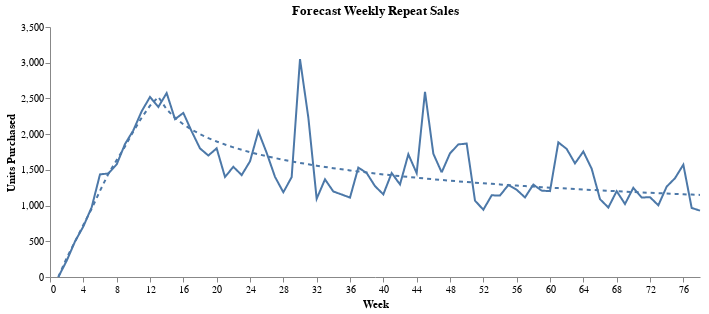

Notebook code cell kept with this figure:
### Code cell
full_weeks = np.arange(78) + 1
week_1_triers = np.zeros(78)
week_1_triers[0] = (alpha_T + beta_T - 1)/(alpha_T - 1) # expected number of units purchased in the trial week    
week_1_triers[1:] = gamma * (full_weeks[1:] - 1)**delta * beta_R / (alpha_R - 1) # expected repeat sales, number of units purchased w−i weeks after trial

rows = full_weeks.shape[0]
cols = trial_weeks.shape[0]

mean_weekly_unit_purchases = np.zeros((rows, cols))

row_indices = np.arange(rows)[:, None]
col_indices = np.arange(cols)[None, :]
lag_mask = row_indices >= col_indices

mean_weekly_unit_purchases[lag_mask] = week_1_triers[(row_indices - col_indices)[lag_mask]]
e_weekly_sales = np.sum(incr_triers * mean_weekly_unit_purchases, axis=1)

e_trial_sales = np.zeros((full_weeks.shape[0]))
e_trial_sales[:trial_weeks.shape[0]] = mean_weekly_unit_purchases.diagonal() * incr_triers
e_repeat_sales = e_weekly_sales - e_trial_sales

e_repeat_sales_df = pl.DataFrame({'Week': full_weeks,
                                  'Repeat Sales': e_repeat_sales})

forecasted_chart = (
    ChartTemp(e_repeat_sales_df)
    .line_encode(y_col='Repeat Sales', y_title='Units Purchased', x_range=78, dash=[4,4])
)

actual_chart = (
    ChartTemp(weekly_repeat_df.collect())
    .line_encode(y_col='Repeat Sales', y_title='Units Purchased', x_range=78)
)

chart = forecasted_chart + actual_chart

layered_line_prop(chart, 'Forecast Weekly Repeat Sales')

### Figure 1 — Vega-Lite specification as saved in the notebook (floating-point values rounded to 4 significant figures)
{"$schema": "https://vega.github.io/schema/vega-lite/v5.20.1.json", "config": {"axisX": {"grid": false}, "axisY": {"grid": false}, "view": {"continuousHeight": 300, "continuousWidth": 300, "stroke": null}}, "datasets": {"data-24580c81f6c66b627a32cc3a872d2e9e": [{"Repeat Sales": 929, "Week": 78}, {"Repeat Sales": 1112, "Week": 36}, {"Repeat Sales": 1272, "Week": 39}, {"Repeat Sales": 1022, "Week": 69}, {"Repeat Sales": 1090, "Week": 66}, {"Repeat Sales": 1591, "Week": 63}, {"Repeat Sales": 1800, "Week": 18}, {"Repeat Sales": 1069, "Week": 51}, {"Repeat Sales": 1437, "Week": 6}, {"Repeat Sales": 1367, "Week": 33}, {"Repeat Sales": 1619, "Week": 24}, {"Repeat Sales": 1202, "Week": 60}, {"Repeat Sales": 1296, "Week": 42}, {"Repeat Sales": 1142, "Week": 54}, {"Repeat Sales": 3050, "Week": 30}, {"Repeat Sales": 2592, "Week": 45}, {"Repeat Sales": 1402, "Week": 27}, {"Repeat Sales": 1117, "Week": 72}, {"Repeat Sales": 1114, "Week": 57}, {"Repeat Sales": 1383, "Week": 75}, {"Repeat Sales": 2520, "Week": 12}, {"Repeat Sales": 1731, "Week": 48}, {"Repeat Sales": 1400, "Week": 21}, {"Repeat Sales": 2210, "Week": 15}, {"Repeat Sales": 497, "Week": 3}, {"Repeat Sales": 1861, "Week": 9}, {"Repeat Sales": 1701, "Week": 19}, {"Repeat Sales": 1856, "Week": 49}, {"Repeat Sales": 1157, "Week": 40}, {"Repeat Sales": 1543, "Week": 22}, {"Repeat Sales": 1718, "Week": 43}, {"Repeat Sales": 0, "Week": 1}, {"Repeat Sales": 2297, "Week": 16}, {"Repeat Sales": 1186, "Week": 28}, {"Repeat Sales": 1726, "Week": 46}, {"Repeat Sales": 1885, "Week": 61}, {"Repeat Sales": 2233, "Week": 31}, {"Repeat Sales": 1532, "Week": 37}, {"Repeat Sales": 942, "Week": 52}, {"Repeat Sales": 2053, "Week": 10}, {"Repeat Sales": 707, "Week": 4}, {"Repeat Sales": 1756, "Week": 64}, {"Repeat Sales": 1294, "Week": 58}, {"Repeat Sales": 1449, "Week": 7}, {"Repeat Sales": 1287, "Week": 55}, {"Repeat Sales": 1197, "Week": 34}, {"Repeat Sales": 2381, "Week": 13}, {"Repeat Sales": 2038, "Week": 25}, {"Repeat Sales": 1398, "Week": 29}, {"Repeat Sales": 1004, "Week": 73}, {"Repeat Sales": 1738, "Week": 26}, {"Repeat Sales": 1427, "Week": 23}, {"Repeat Sales": 976, "Week": 5}, {"Repeat Sales": 1576, "Week": 8}, {"Repeat Sales": 1095, "Week": 32}, {"Repeat Sales": 973, "Week": 67}, {"Repeat Sales": 2039, "Week": 17}, {"Repeat Sales": 227, "Week": 2}, {"Repeat Sales": 1573, "Week": 76}, {"Repeat Sales": 1801, "Week": 20}, {"Repeat Sales": 2320, "Week": 11}, {"Repeat Sales": 1249, "Week": 70}, {"Repeat Sales": 2575, "Week": 14}, {"Repeat Sales": 1456, "Week": 41}, {"Repeat Sales": 1113, "Week": 71}, {"Repeat Sales": 1155, "Week": 35}, {"Repeat Sales": 1143, "Week": 53}, {"Repeat Sales": 1265, "Week": 74}, {"Repeat Sales": 1221, "Week": 56}, {"Repeat Sales": 1793, "Week": 62}, {"Repeat Sales": 1464, "Week": 47}, {"Repeat Sales": 1516, "Week": 65}, {"Repeat Sales": 1868, "Week": 50}, {"Repeat Sales": 1209, "Week": 59}, {"Repeat Sales": 1456, "Week": 38}, {"Repeat Sales": 967, "Week": 77}, {"Repeat Sales": 1454, "Week": 44}, {"Repeat Sales": 1202, "Week": 68}], "data-56f3d755bb6dc71ebd74a25879bb7e26": [{"Repeat Sales": 0, "Week": 1}, {"Repeat Sales": 266.1, "Week": 2}, {"Repeat Sales": 495.0, "Week": 3}, {"Repeat Sales": 727.9, "Week": 4}, {"Repeat Sales": 956.0, "Week": 5}, {"Repeat Sales": 1207.0, "Week": 6}, {"Repeat Sales": 1443.0, "Week": 7}, {"Repeat Sales": 1636.0, "Week": 8}, {"Repeat Sales": 1826.0, "Week": 9}, {"Repeat Sales": 2037.0, "Week": 10}, {"Repeat Sales": 2232.0, "Week": 11}, {"Repeat Sales": 2398.0, "Week": 12}, {"Repeat Sales": 2521.0, "Week": 13}, {"Repeat Sales": 2347.0, "Week": 14}, {"Repeat Sales": 2229.0, "Week": 15}, {"Repeat Sales": 2137.0, "Week": 16}, {"Repeat Sales": 2063.0, "Week": 17}, {"Repeat Sales": 2000.0, "Week": 18}, {"Repeat Sales": 1945.0, "Week": 19}, {"Repeat Sales": 1897.0, "Week": 20}, {"Repeat Sales": 1854.0, "Week": 21}, {"Repeat Sales": 1815.0, "Week": 22}, {"Repeat Sales": 1780.0, "Week": 23}, {"Repeat Sales": 1748.0, "Week": 24}, {"Repeat Sales": 1718.0, "Week": 25}, {"Repeat Sales": 1691.0, "Week": 26}, {"Repeat Sales": 1665.0, "Week": 27}, {"Repeat Sales": 1641.0, "Week": 28}, {"Repeat Sales": 1619.0, "Week": 29}, {"Repeat Sales": 1597.0, "Week": 30}, {"Repeat Sales": 1577.0, "Week": 31}, {"Repeat Sales": 1559.0, "Week": 32}, {"Repeat Sales": 1541.0, "Week": 33}, {"Repeat Sales": 1524.0, "Week": 34}, {"Repeat Sales": 1508.0, "Week": 35}, {"Repeat Sales": 1492.0, "Week": 36}, {"Repeat Sales": 1477.0, "Week": 37}, {"Repeat Sales": 1463.0, "Week": 38}, {"Repeat Sales": 1450.0, "Week": 39}, {"Repeat Sales": 1437.0, "Week": 40}, {"Repeat Sales": 1424.0, "Week": 41}, {"Repeat Sales": 1412.0, "Week": 42}, {"Repeat Sales": 1401.0, "Week": 43}, {"Repeat Sales": 1389.0, "Week": 44}, {"Repeat Sales": 1379.0, "Week": 45}, {"Repeat Sales": 1368.0, "Week": 46}, {"Repeat Sales": 1358.0, "Week": 47}, {"Repeat Sales": 1348.0, "Week": 48}, {"Repeat Sales": 1339.0, "Week": 49}, {"Repeat Sales": 1330.0, "Week": 50}, {"Repeat Sales": 1321.0, "Week": 51}, {"Repeat Sales": 1312.0, "Week": 52}, {"Repeat Sales": 1304.0, "Week": 53}, {"Repeat Sales": 1296.0, "Week": 54}, {"Repeat Sales": 1288.0, "Week": 55}, {"Repeat Sales": 1280.0, "Week": 56}, {"Repeat Sales": 1273.0, "Week": 57}, {"Repeat Sales": 1265.0, "Week": 58}, {"Repeat Sales": 1258.0, "Week": 59}, {"Repeat Sales": 1251.0, "Week": 60}, {"Repeat Sales": 1244.0, "Week": 61}, {"Repeat Sales": 1238.0, "Week": 62}, {"Repeat Sales": 1231.0, "Week": 63}, {"Repeat Sales": 1225.0, "Week": 64}, {"Repeat Sales": 1219.0, "Week": 65}, {"Repeat Sales": 1213.0, "Week": 66}, {"Repeat Sales": 1207.0, "Week": 67}, {"Repeat Sales": 1201.0, "Week": 68}, {"Repeat Sales": 1195.0, "Week": 69}, {"Repeat Sales": 1190.0, "Week": 70}, {"Repeat Sales": 1184.0, "Week": 71}, {"Repeat Sales": 1179.0, "Week": 72}, {"Repeat Sales": 1174.0, "Week": 73}, {"Repeat Sales": 1169.0, "Week": 74}, {"Repeat Sales": 1164.0, "Week": 75}, {"Repeat Sales": 1159.0, "Week": 76}, {"Repeat Sales": 1154.0, "Week": 77}, {"Repeat Sales": 1149.0, "Week": 78}]}, "height": 250, "layer": [{"data": {"name": "data-56f3d755bb6dc71ebd74a25879bb7e26"}, "encoding": {"color": {}, "x": {"axis": {"labelExpr": "datum.value", "title": "Week", "values": [0, 4, 8, 12, 16, 20, 24, 28, 32, 36, 40, 44, 48, 52, 56, 60, 64, 68, 72, 76]}, "field": "Week", "scale": {"domain": [0, 78]}, "type": "quantitative"}, "y": {"field": "Repeat Sales", "scale": {}, "title": "Units Purchased", "type": "quantitative"}}, "mark": {"strokeDash": [4, 4], "strokeWidth": 2, "type": "line"}}, {"data": {"name": "data-24580c81f6c66b627a32cc3a872d2e9e"}, "encoding": {"color": {}, "x": {"axis": {"labelExpr": "datum.value", "title": "Week", "values": [0, 4, 8, 12, 16, 20, 24, 28, 32, 36, 40, 44, 48, 52, 56, 60, 64, 68, 72, 76]}, "field": "Week", "scale": {"domain": [0, 78]}, "type": "quantitative"}, "y": {"field": "Repeat Sales", "scale": {}, "title": "Units Purchased", "type": "quantitative"}}, "mark": {"strokeDash": [1, 0], "strokeWidth": 2, "type": "line"}}], "title": "Forecast Weekly Repeat Sales", "width": 650}
